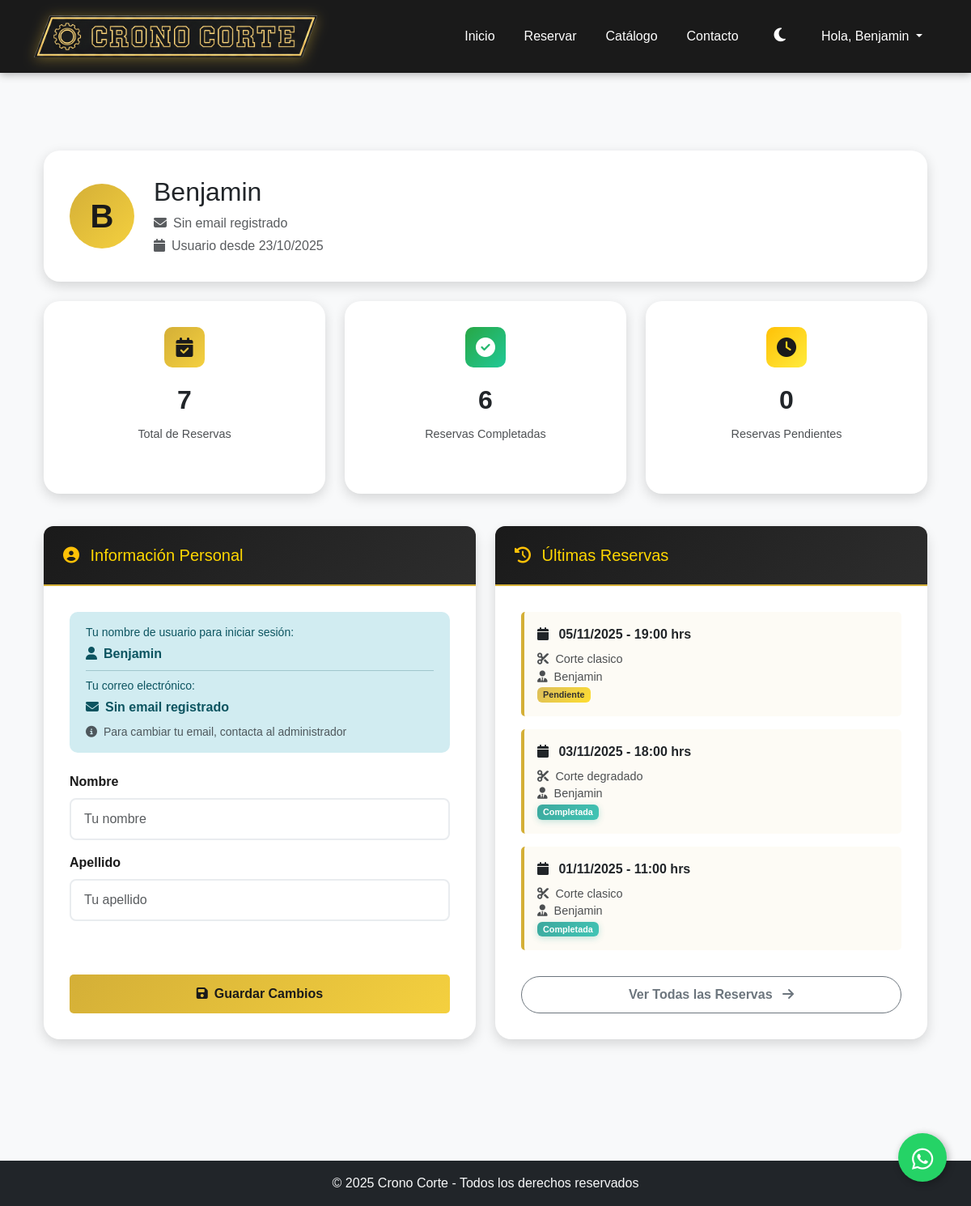
Page /perfil/ (signed in) on the committed database.
### agendabarber/models.py (models this page shows, shortened)
class Reserva(models.Model):
    cliente = models.ForeignKey(User, on_delete=models.CASCADE)
    barbero = models.ForeignKey(Barbero, on_delete=models.CASCADE)
    servicio = models.ForeignKey(Servicio, on_delete=models.CASCADE)
    inicio = models.DateTimeField(help_text="Hora de inicio de la reserva")
    fin = models.DateTimeField(null=True, blank=True)
    pagado = models.BooleanField(default=False)  # Changed: Now requires payment confirmation
    payment_method = models.CharField(max_length=50, default='mercadopago',
                                     help_text="Método de pago utilizado")
    estado = models.CharField(max_length=20, choices=ESTADO_CHOICES, default='Pendiente')  # Pendiente hasta que pase la hora
    objects = ReservaManager()  # Manager personalizado

class Servicio(models.Model):
    nombre = models.CharField(max_length=100)
    descripcion = models.TextField(blank=True)
    precio = models.PositiveIntegerField()
    duracion_minutos = models.PositiveIntegerField(
        default=60,
        help_text="Duración del servicio en minutos"
    )
    imagen = models.ImageField(upload_to='servicios/', null=True, blank=True)

class Barbero(models.Model):
    usuario = models.OneToOneField(User, on_delete=models.CASCADE, null=True, blank=True,
                                   help_text="Usuario asociado a este barbero")
    nombre = models.CharField(max_length=100)
    experiencia = models.PositiveIntegerField(help_text="Años de experiencia")
    foto = models.ImageField(upload_to='barberos/', null=True, blank=True)

### agendabarber/views.py (the view, shortened to what this page needs)
# urls.py: path('perfil/', views.perfil_cliente, name='perfil_cliente'),
@login_required
def perfil_cliente(request):
    total_reservas = Reserva.objects.filter(cliente=request.user).count()
    reservas_completadas = Reserva.objects.filter(
        cliente=request.user,
        estado='Completada'
    ).count()
    reservas_pendientes = Reserva.objects.filter(
        cliente=request.user,
        estado__in=['Pendiente', 'Confirmada'],
        inicio__gte=timezone.now()
    ).count()
    proxima_reserva = Reserva.objects.filter(
        cliente=request.user,
        estado__in=['Pendiente', 'Confirmada'],
        inicio__gte=timezone.now()
    ).select_related('barbero', 'servicio').order_by('inicio').first()
    ultimas_reservas = Reserva.objects.filter(
        cliente=request.user
    ).select_related('barbero', 'servicio').order_by('-inicio')[:3]
    context = {
        'total_reservas': total_reservas,
        'reservas_completadas': reservas_completadas,
        'reservas_pendientes': reservas_pendientes,
        'proxima_reserva': proxima_reserva,
        'ultimas_reservas': ultimas_reservas,
    }
    return render(request, 'perfil_cliente.html', context)

### agendabarber/context_processors.py (called while the page is built)
def user_type_context(request):
    context = {
        'es_barbero': False,
        'es_cliente': False,
    }
    if request.user.is_authenticated:
        try:
            Barbero.objects.get(usuario=request.user)
            context['es_barbero'] = True
            context['es_cliente'] = False
        except Barbero.DoesNotExist:
            context['es_barbero'] = False
            context['es_cliente'] = True
    return context

### agendabarber/templates/perfil_cliente.html (shortened to what this page needs)
{% extends 'base.html' %}
{% load static %}
{% block content %}
<div class="container my-5">
    <div class="card mb-4" data-aos="fade-up">
        <div class="card-body">
            <div class="d-flex align-items-center">
                <div class="profile-avatar">
                    {{ user.username|slice:":1"|upper }}
                </div>
                <div>
                    <h2 class="mb-2">{{ user.get_full_name|default:user.username }}</h2>
                    <p class="mb-1 text-muted">
                        <i class="fas fa-envelope me-2"></i>{{ user.email|default:"Sin email registrado" }}
                    </p>
                    <p class="mb-0 text-muted">
                        <i class="fas fa-calendar me-2"></i>Usuario desde {{ user.date_joined|date:"d/m/Y" }}
                    </p>
                </div>
            </div>
        </div>
    </div>
    <div class="row mb-4" data-aos="fade-up" data-aos-delay="100">
        <div class="col-md-4 mb-3">
            <div class="card h-100">
                <div class="card-body text-center">
                    <div class="stat-icon primary mx-auto">
                        <i class="fas fa-calendar-check"></i>
                    </div>
                    <div class="stat-number">{{ total_reservas }}</div>
                    <div class="stat-label">Total de Reservas</div>
                </div>
            </div>
        </div>
        <div class="col-md-4 mb-3">
            <div class="card h-100">
                <div class="card-body text-center">
                    <div class="stat-icon success mx-auto">
                        <i class="fas fa-check-circle"></i>
                    </div>
                    <div class="stat-number">{{ reservas_completadas }}</div>
                    <div class="stat-label">Reservas Completadas</div>
                </div>
            </div>
        </div>
        <div class="col-md-4 mb-3">
            <div class="card h-100">
                <div class="card-body text-center">
                    <div class="stat-icon warning mx-auto">
                        <i class="fas fa-clock"></i>
                    </div>
                    <div class="stat-number">{{ reservas_pendientes }}</div>
                    <div class="stat-label">Reservas Pendientes</div>
                </div>
            </div>
        </div>
    </div>
    <div class="row">
        <div class="col-lg-6 mb-4 d-flex" data-aos="fade-right">
            <div class="card card-equal-height w-100">
                <div class="card-header">
                    <h5 class="mb-0">
                        <i class="fas fa-user-circle me-2 text-warning"></i>
                        Información Personal
                    </h5>
                </div>
                <div class="card-body">
                    <div class="alert alert-info mb-4">
                        <div class="mb-2">
                            <small class="d-block mb-1">Tu nombre de usuario para iniciar sesión:</small>
                            <strong><i class="fas fa-user me-2"></i>{{ user.username }}</strong>
                        </div>
                        <hr class="my-2">
                        <div>
                            <small class="d-block mb-1">Tu correo electrónico:</small>
                            <strong><i class="fas fa-envelope me-2"></i>{{ user.email|default:"Sin email registrado" }}</strong>
                        </div>
                        <small class="text-muted d-block mt-2">
                            <i class="fas fa-info-circle me-1"></i>
                            Para cambiar tu email, contacta al administrador
                        </small>
                    </div>
                    <form method="post">
                        <div class="mb-3">
                            <label for="first_name" class="form-label">Nombre</label>
                            <input type="text" class="form-control" id="first_name" name="first_name" value="{{ user.first_name }}" placeholder="Tu nombre">
                        </div>
                        <div class="mb-3">
                            <label for="last_name" class="form-label">Apellido</label>
                            <input type="text" class="form-control" id="last_name" name="last_name" value="{{ user.last_name }}" placeholder="Tu apellido">
                        </div>
                        <button type="submit" class="btn btn-gold w-100">
                            <i class="fas fa-save me-2"></i>Guardar Cambios
                        </button>
                    </form>
                </div>
            </div>
        </div>
        <div class="col-lg-6 mb-4 d-flex" data-aos="fade-left">
            <div class="card card-equal-height w-100">
                <div class="card-header">
                    <h5 class="mb-0">
                        <i class="fas fa-history me-2 text-warning"></i>
                        Últimas Reservas
                    </h5>
                </div>
                <div class="card-body">
                    {% if ultimas_reservas %}
                        {% for reserva in ultimas_reservas %}
                        <div class="reserva-mini-card">
                            <div class="fecha">
                                <i class="fas fa-calendar me-2"></i>
                                {{ reserva.inicio|date:"d/m/Y - H:i" }} hrs
                            </div>
                            <div class="detalles">
                                <i class="fas fa-cut me-2"></i>{{ reserva.servicio.nombre }}
                                <br>
                                <i class="fas fa-user-tie me-2"></i>{{ reserva.barbero.nombre }}
                                <br>
                                <span class="badge
                                    {% if reserva.estado == 'Completada' %}bg-success
                                    {% elif reserva.estado == 'Confirmada' %}bg-primary
                                    {% elif reserva.estado == 'Pendiente' %}bg-warning text-dark
                                    {% else %}bg-secondary{% endif %}">
                                    {{ reserva.estado }}
                                </span>
                            </div>
                        </div>
                        {% endfor %}
                        <div class="text-center mt-3">
                            <a href="{% url 'mis_reservas' %}" class="btn btn-outline-secondary w-100">
                                Ver Todas las Reservas <i class="fas fa-arrow-right ms-2"></i>
                            </a>
                        </div>
                    {% endif %}
                </div>
            </div>
        </div>
    </div>
</div>
{% endblock %}

### agendabarber/templates/base.html (shortened to what this page needs)
{% load static %}
<!DOCTYPE html>
<html lang="es">
<head>
    <link href="https://cdn.jsdelivr.net/npm/bootstrap@5.3.3/dist/css/bootstrap.min.css" rel="stylesheet">
    <link rel="stylesheet" href="https://cdn.jsdelivr.net/npm/litepicker/dist/css/litepicker.css">
    <link href="https://unpkg.com/aos@2.3.1/dist/aos.css" rel="stylesheet">
    <link rel="stylesheet" href="https://cdnjs.cloudflare.com/ajax/libs/font-awesome/6.4.0/css/all.min.css">
    <link rel="stylesheet" href="{% static 'agendabarber/css/main.css' %}">
</head>
<body class="d-flex flex-column min-vh-100">
    <nav class="navbar navbar-expand-lg navbar-dark">
        <div class="container">
            <a class="navbar-brand" href="{% url 'inicio' %}">
                <img src="{% static 'agendabarber/img/logo-navbar.png' %}" alt="Crono Corte" class="navbar-logo">
            </a>
            <div class="collapse navbar-collapse" id="navbarNav">
                <ul class="navbar-nav ms-auto">
                    <li class="nav-item"><a class="nav-link" href="{% url 'inicio' %}">Inicio</a></li>
                    <li class="nav-item"><a class="nav-link" href="{% url 'crear_reserva' %}">Reservar</a></li>
                    <li class="nav-item"><a class="nav-link" href="{% url 'catalogo' %}">Catálogo</a></li>
                    <li class="nav-item"><a class="nav-link" href="{% url 'contacto' %}">Contacto</a></li>
                    <li class="nav-item">
                        <button class="btn btn-link nav-link" id="darkModeToggle" aria-label="Alternar modo oscuro">
                            <i class="fas fa-moon" id="darkModeIcon"></i>
                        </button>
                    </li>
                    {% if user.is_authenticated %}
                        <li class="nav-item dropdown">
                            <a class="nav-link dropdown-toggle" href="#" id="navbarDropdown" role="button" data-bs-toggle="dropdown" aria-expanded="false">
                                Hola, {{ user.username }}
                            </a>
                        </li>
                    {% endif %}
                </ul>
                </div>
        </div>
    </nav>
    <main class="flex-fill {% if request.resolver_match.url_name == 'catalogo' %}catalog-main{% elif request.resolver_match.url_name == 'crear_reserva' %}reserva-main{% elif request.resolver_match.url_name == 'login' or request.resolver_match.url_name == 'registro' %}auth-main{% else %}container my-4 my-md-5{% endif %}">
        {% block content %}
        {% endblock %}
    </main>
    <a href="https://wa.me/56934135145?text=Hola,%20quiero%20información%20sobre%20sus%20servicios"
       target="_blank"
       class="whatsapp-float"
       aria-label="Contactar por WhatsApp">
        <i class="fab fa-whatsapp"></i>
    </a>
    <footer class="bg-dark text-light text-center py-3 mt-auto">
        <div class="container-fluid"> <p class="mb-0">© 2025 Crono Corte - Todos los derechos reservados</p>
        </div>
    </footer>
    </body>
</html>

### agendabarber/templates/perfil_cliente.html (style rules this page uses)
.profile-avatar { width: 80px; height: 80px; background: linear-gradient(135deg, #d4af37 0%, #f4d03f 100%); border-radius: 50%; display: flex; align-items: center; justify-content: center; font-size: 2.5rem; color: #1a1a1a; font-weight: bold; margin-right: 1.5rem; flex-shrink: 0; }
.stat-icon { width: 50px; height: 50px; border-radius: 10px; display: flex; align-items: center; justify-content: center; font-size: 1.5rem; margin-bottom: 1rem; }
.stat-icon.primary { background: linear-gradient(135deg, #d4af37 0%, #f4d03f 100%); color: #1a1a1a; }
.stat-icon.success { background: linear-gradient(135deg, #28a745 0%, #20c997 100%); color: white; }
.stat-icon.warning { background: linear-gradient(135deg, #ffc107 0%, #ffeb3b 100%); color: #1a1a1a; }
.stat-number { font-size: 2rem; font-weight: bold; margin-bottom: 0.5rem; }
.stat-label { font-size: 0.9rem; opacity: 0.8; }
.reserva-mini-card { border-left: 4px solid #d4af37; padding: 1rem; margin-bottom: 1rem; border-radius: 5px; transition: all 0.3s ease; background: rgba(212, 175, 55, 0.05); }
.reserva-mini-card .fecha { font-weight: bold; margin-bottom: 0.5rem; }
.reserva-mini-card .detalles { font-size: 0.9rem; opacity: 0.8; }
.btn-gold { background: linear-gradient(135deg, #d4af37 0%, #f4d03f 100%); color: #1a1a1a; border: none; font-weight: 600; padding: 0.75rem 2rem; border-radius: 5px; transition: all 0.3s ease; }
@media (min-width: 992px) { .card-equal-height { min-height: 520px; display: flex; flex-direction: column; } }
@media (min-width: 992px) { .card-equal-height .card-body { flex-grow: 1; display: flex; flex-direction: column; } }
@media (min-width: 992px) { .card-equal-height form { flex-grow: 1; display: flex; flex-direction: column; } }
@media (min-width: 992px) { .card-equal-height form button[type="submit"] { margin-top: auto; } }

### rows in the picture
Reserva: inicio "05/11/2025 - 19:00", servicio.nombre "Corte clasico", barbero.nombre "Benjamin", estado "Pendiente"
Reserva: inicio "03/11/2025 - 18:00", servicio.nombre "Corte degradado", barbero.nombre "Benjamin", estado "Completada"
Reserva: inicio "01/11/2025 - 11:00", servicio.nombre "Corte clasico", barbero.nombre "Benjamin", estado "Completada"

### other values in the picture
{{ user.username }} "Benjamin"
{{ user.username|slice:":1"|upper }} "B"
{{ user.get_full_name|default:user.username }} "Benjamin"
{{ user.email|default:"Sin email registrado" }} "Sin email registrado"
{{ user.date_joined|date:"d/m/Y" }} "23/10/2025"
{{ total_reservas }} "7"
{{ reservas_completadas }} "6"
{{ reservas_pendientes }} "0"
